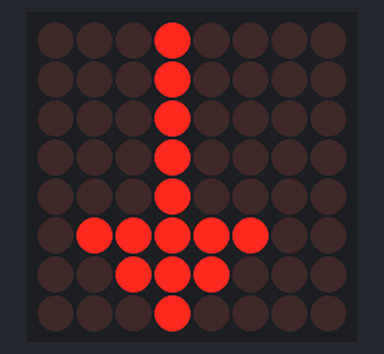
Bench run of a sketch on a simulated Arduino Mega 2560, built with avr-gcc and run on an emulated ATmega2560. Parts: 8×8 LED matrix.

Above: at 0.1 s.
At 4.1 s:
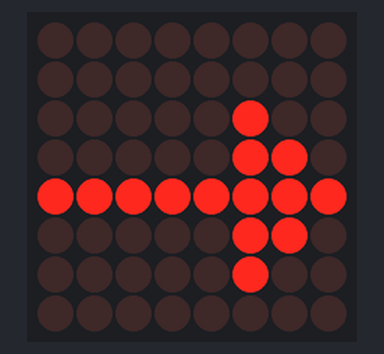
At 8.1 s:
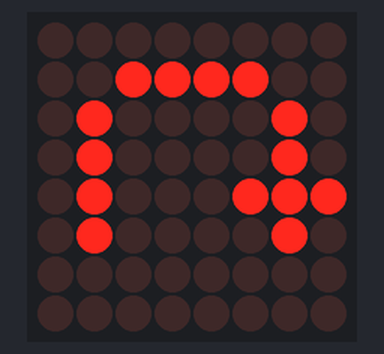
At 16.1 s:
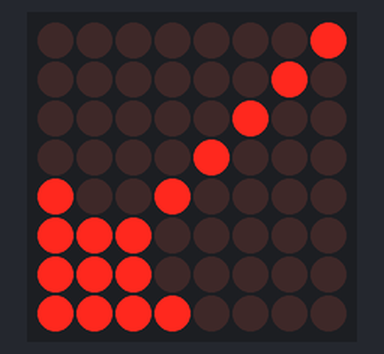
At 26.2 s:
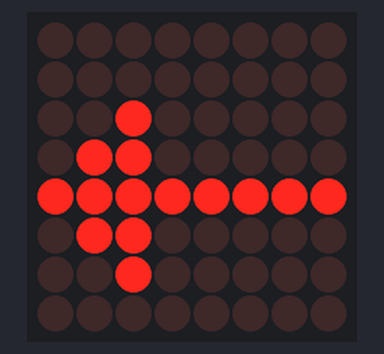
At 38.3 s:
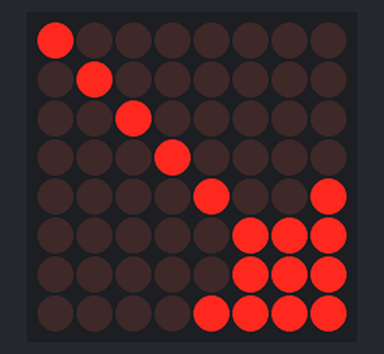

Measured:
- what the display in image 1 shows lasts 2.0 s, from 4.0 s to 6.0 s

The sketch:

Origineel_van_babsV2.ino
```cpp
#include <LedControl.h>

const int DIN_PIN = 50;
const int CS_PIN = 53;
const int CLK_PIN = 51;

const uint64_t IMAGES[] = {
  0x081c3e0808080808,
  0x08080808083e1c08,
  0x002060ff60200000,
  0x000406ff06040000,
  0x000042e242423c00,
  0x0000424742423c00,
  0x0102040890e0e0f0,
  0x804020100907070f,
  0x0f07070910204080,
  0xf0e0e09008040201
};
const int IMAGES_LEN = sizeof(IMAGES)/8;

LedControl display = LedControl(DIN_PIN, CLK_PIN, CS_PIN);

void setup()
 {
   display.clearDisplay(0);
   display.shutdown(0,false);
   display.setIntensity(0, 5);
}

void displayImage(uint64_t image) {
  for (int i = 0; i < 8; i++) {
    byte row = (image >> i * 8) & 0xFF;
    for (int j = 0; j < 8; j++) {
      display.setLed(0, i, j, bitRead(row, j));
    }
  }
}

int i = 0;

void loop() {
  displayImage(IMAGES[i]);
  if (++i >= IMAGES_LEN ) {
    i = 0;
  }
  delay(2000);
}
```
